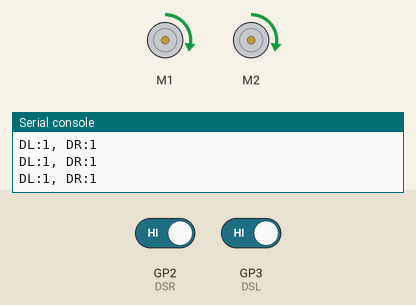
This program was run on a simulated Raspberry Pi Pico running MicroPython. Shown: 2 × DC motor (green arrow = forward, orange = backward, longer = faster), the last lines printed to the serial console. Inputs (shaded band) come from the test bench; at power-on: GP2 (DSR) HIGH, GP3 (DSL) HIGH.

Above: at 1.2 s.
1.3 s: GP2 (DSR) driven LOW
At 2.4 s:
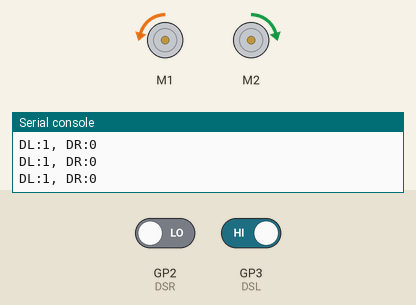
2.8 s: GP2 (DSR) driven HIGH
At 3.4 s:
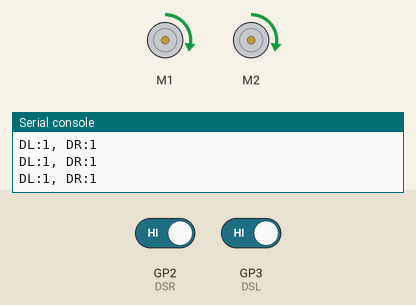
4.3 s: GP3 (DSL) driven LOW
At 4.6 s:
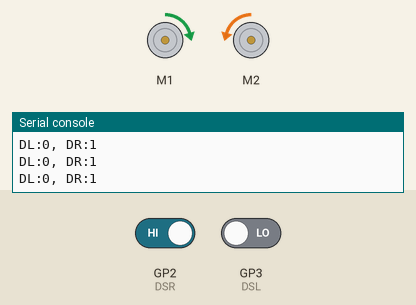
5.8 s: GP3 (DSL) driven HIGH
At 7.1 s:
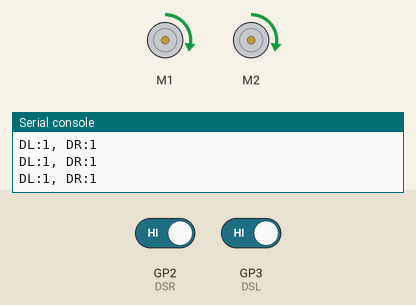
Timing chart, 0 to 8.3 s (numbered marks = the images above; inputs shaded):
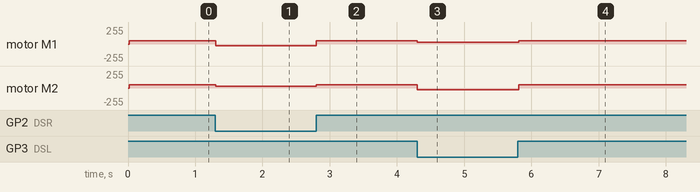

Measured:
- after the input at 1.3 s, motor M1: forward 51/255 → backward 26/255 at once; motor M2: forward 51/255 → forward 26/255 at once
- after the input at 2.8 s, motor M1: backward 26/255 → forward 51/255 at once; motor M2: forward 26/255 → forward 51/255 at once
- after the input at 4.3 s, motor M1: forward 51/255 → forward 26/255 at once; motor M2: forward 51/255 → backward 26/255 at once
- after the input at 5.8 s, motor M1: forward 26/255 → forward 51/255 at once; motor M2: backward 26/255 → forward 51/255 at once

The program:

Infrared-Obstacle-Avoidance.py
```python
import utime
from Motor import PicoGo
from machine import Pin

M = PicoGo()
DSR = Pin(2, Pin.IN)
DSL = Pin(3, Pin.IN)

while True:
    DR_status = DSR.value()
    DL_status = DSL.value()

    if((DL_status == 0) and (DR_status == 0)):		# 왼쪽과 오른쪽 모두 장애물 --> 우회전
        M.left(10)
    elif((DL_status == 0) and (DR_status == 1)):	# 왼쪽에 장애물	--> 우회전
        M.right(10)
    elif((DL_status == 1) and (DR_status == 0)):	# 오른쪽에 장애물 --> 좌회전
        M.left(10)
    else:
        M.forward(20)								# 1, 1 (장애물 없음) --> 전진

    print(f'DL:{DL_status}, DR:{DR_status}')
    utime.sleep_ms(10)
```
